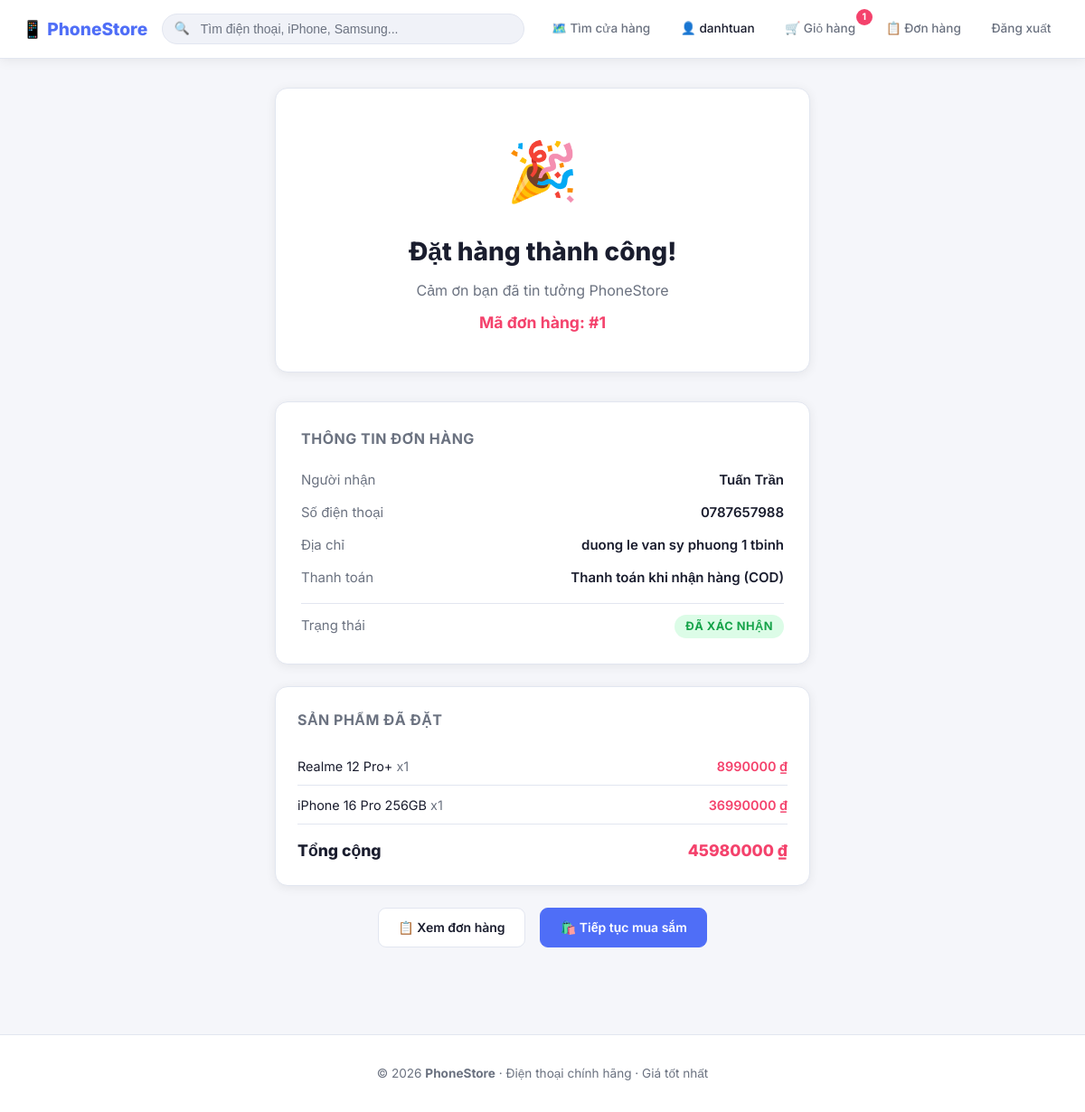
/order/1/result/ (signed in), run on the app's committed database.
### stores/models.py (models this page shows, shortened)
class Order(models.Model):
    STATUS_CHOICES = [
        ('pending', 'Chờ xác nhận'),
        ('confirmed', 'Đã xác nhận'),
        ('shipping', 'Đang giao'),
        ('delivered', 'Đã giao'),
        ('cancelled', 'Đã hủy'),
    ]
    PAYMENT_CHOICES = [
        ('cod', 'Thanh toán khi nhận hàng (COD)'),
        ('bank', 'Chuyển khoản ngân hàng'),
        ('momo', 'Ví MoMo'),
    ]
    user = models.ForeignKey(User, on_delete=models.SET_NULL, null=True, blank=True, verbose_name='Người đặt')
    full_name = models.CharField(max_length=100, verbose_name='Họ và tên')
    phone = models.CharField(max_length=20, verbose_name='Số điện thoại')
    address = models.TextField(verbose_name='Địa chỉ giao hàng')
    note = models.TextField(blank=True, default='', verbose_name='Ghi chú')
    payment_method = models.CharField(max_length=20, choices=PAYMENT_CHOICES, default='cod', verbose_name='Phương thức thanh toán')
    status = models.CharField(max_length=20, choices=STATUS_CHOICES, default='pending', verbose_name='Trạng thái')
    total_amount = models.DecimalField(max_digits=15, decimal_places=0, default=0, verbose_name='Tổng tiền')
    created_at = models.DateTimeField(auto_now_add=True)
    updated_at = models.DateTimeField(auto_now=True)
    class Meta:
        verbose_name = 'Đơn hàng'
        verbose_name_plural = 'Đơn hàng'
        ordering = ['-created_at']

class OrderItem(models.Model):
    order = models.ForeignKey(Order, on_delete=models.CASCADE, related_name='items', verbose_name='Đơn hàng')
    product = models.ForeignKey(PhoneProduct, on_delete=models.SET_NULL, null=True, verbose_name='Sản phẩm')
    product_name = models.CharField(max_length=200, verbose_name='Tên sản phẩm')
    price = models.DecimalField(max_digits=15, decimal_places=0, verbose_name='Giá')
    quantity = models.PositiveIntegerField(default=1, verbose_name='Số lượng')
    class Meta:
        verbose_name = 'Sản phẩm trong đơn'
        verbose_name_plural = 'Sản phẩm trong đơn'
    def get_subtotal(self):
        return self.price * self.quantity

### stores/views.py (the view)
# urls.py: path('order/<int:order_id>/result/', views.payment_result, name='payment_result'),
@login_required
def payment_result(request, order_id):
    order = get_object_or_404(Order, pk=order_id, user=request.user)
    cart_count = get_cart_count(request)
    return render(request, 'stores/payment_result.html', {
        'order': order,
        'cart_count': cart_count,
    })

### stores/models.py (called while the page is built)
    def get_count(self):
        return sum(item.quantity for item in self.items.all())

### stores/views.py (called while the page is built)
def get_cart_count(request):
    if request.user.is_authenticated:
        cart = Cart.objects.filter(user=request.user).first()
        return cart.get_count() if cart else 0
    return 0

### stores/templates/stores/payment_result.html (shortened to what this page needs)
{% extends 'stores/base.html' %}
{% load humanize %}
{% block content %}
<div class="container" style="max-width:640px">
  <div class="card" style="padding:2.5rem;text-align:center;margin-bottom:2rem">
    <div style="font-size:4rem;margin-bottom:1rem">🎉</div>
    <h1 style="font-size:1.75rem;font-weight:800;margin-bottom:.5rem">Đặt hàng thành công!</h1>
    <p style="color:var(--text-muted);margin-bottom:.5rem">Cảm ơn bạn đã tin tưởng PhoneStore</p>
    <p style="color:var(--accent2);font-weight:700;font-size:1.1rem">Mã đơn hàng: #{{ order.id }}</p>
  </div>
  <div class="card" style="padding:1.75rem;margin-bottom:1.5rem">
    <h2 style="font-size:1rem;font-weight:700;margin-bottom:1.25rem;color:var(--text-muted);text-transform:uppercase;letter-spacing:.5px">Thông tin đơn hàng</h2>
    <div style="display:grid;gap:.75rem;font-size:.9375rem">
      <div style="display:flex;justify-content:space-between">
        <span style="color:var(--text-muted)">Người nhận</span><span style="font-weight:600">{{ order.full_name }}</span>
      </div>
      <div style="display:flex;justify-content:space-between">
        <span style="color:var(--text-muted)">Số điện thoại</span><span style="font-weight:600">{{ order.phone }}</span>
      </div>
      <div style="display:flex;justify-content:space-between;gap:1rem">
        <span style="color:var(--text-muted);flex-shrink:0">Địa chỉ</span><span style="font-weight:600;text-align:right">{{ order.address }}</span>
      </div>
      <div style="display:flex;justify-content:space-between">
        <span style="color:var(--text-muted)">Thanh toán</span><span style="font-weight:600">{{ order.get_payment_method_display }}</span>
      </div>
      <div style="display:flex;justify-content:space-between;border-top:1px solid var(--border);padding-top:.75rem;margin-top:.25rem">
        <span style="color:var(--text-muted)">Trạng thái</span>
        <span class="status-badge status-in_stock" style="font-size:.8rem">{{ order.get_status_display }}</span>
      </div>
    </div>
  </div>
  <div class="card" style="padding:1.5rem;margin-bottom:1.5rem">
    <h2 style="font-size:1rem;font-weight:700;margin-bottom:1rem;color:var(--text-muted);text-transform:uppercase;letter-spacing:.5px">Sản phẩm đã đặt</h2>
    {% for item in order.items.all %}
    <div style="display:flex;justify-content:space-between;padding:.6rem 0;border-bottom:1px solid var(--border);font-size:.9rem">
      <span>{{ item.product_name }} <span style="color:var(--text-muted)">x{{ item.quantity }}</span></span>
      <span style="font-weight:600;color:var(--accent2)">{{ item.get_subtotal|intcomma }} ₫</span>
    </div>
    {% endfor %}
    <div style="display:flex;justify-content:space-between;font-weight:800;font-size:1.1rem;padding-top:.9rem">
      <span>Tổng cộng</span>
      <span style="color:var(--accent2)">{{ order.total_amount|intcomma }} ₫</span>
    </div>
  </div>
  <div style="display:flex;gap:1rem;justify-content:center">
    <a href="/my-orders/" class="btn btn-secondary">📋 Xem đơn hàng</a>
    <a href="/" class="btn btn-primary">🛍️ Tiếp tục mua sắm</a>
  </div>
</div>
{% endblock %}

### stores/templates/stores/base.html (shortened to what this page needs)
<!DOCTYPE html>
<html lang="vi">
<head>
</head>
<body>
<nav class="navbar">
  <div class="nav-inner">
    <a href="/" class="nav-brand">📱 PhoneStore</a>
    <form class="nav-search" action="/search/" method="get">
      <span class="search-icon">🔍</span>
      <input type="text" name="q" placeholder="Tìm điện thoại, iPhone, Samsung..." value="{{ request.GET.q }}" />
    </form>
    <div class="nav-links">
      <a href="/find/" class="nav-link">🗺️ Tìm cửa hàng</a>
      {% if user.is_authenticated %}
        <span class="nav-link" style="cursor:default;color:var(--text)">👤 {{ user.username }}</span>
        <div class="cart-wrap">
          <a href="/cart/" class="nav-link">🛒 Giỏ hàng
            {% if cart_count %}<span class="cart-badge-dot">{{ cart_count }}</span>{% endif %}
          </a>
        </div>
        <a href="/my-orders/" class="nav-link">📋 Đơn hàng</a>
        <a href="/logout/" class="nav-link">Đăng xuất</a>
      {% else %}
        <a href="/login/" class="nav-link">Đăng nhập</a>
        <a href="/register/" class="nav-link btn-accent">Đăng ký</a>
      {% endif %}
    </div>
  </div>
</nav>
{% block content %}{% endblock %}
<footer class="footer">
  <p>© 2026 <strong>PhoneStore</strong> · Điện thoại chính hãng · Giá tốt nhất</p>
</footer>
</body>
</html>

### stores/templates/stores/base.html (style rules this page uses)
:root { --bg: #f5f6fa; --surface: #ffffff; --surface2: #f0f2f8; --border: #e2e6f0; --accent: #4f6ef7; --accent-light: rgba(79,110,247,.10); --accent2: #f4426c; --text: #1a1d2e; --text-muted: #6b7280; --success: #16a34a; --warning: #d97706; --danger: #dc2626; --info: #0284c7; --shadow: 0 2px 12px rgba(0,0,0,.07); --shadow-md: 0 6px 24px rgba(0,0,0,.10); --radius: 14px; }
*,*::before,*::after { box-sizing:border-box;margin:0;padding:0 }
html { scroll-behavior:smooth }
body { background:var(--bg);color:var(--text);font-family:'Inter',sans-serif;min-height:100vh;line-height:1.6 }
a { color:var(--accent);text-decoration:none;transition:color .2s }
.navbar { background:#fff;border-bottom:1px solid var(--border);position:sticky;top:0;z-index:100; padding:0 1.5rem;box-shadow:var(--shadow) }
.nav-inner { max-width:1200px;margin:0 auto;display:flex;align-items:center;gap:1rem;height:64px }
.nav-brand { font-size:1.2rem;font-weight:800;color:var(--accent);display:flex;align-items:center;gap:.4rem }
.nav-search { flex:1;max-width:420px;position:relative }
.nav-search input { width:100%;padding:.5rem 1rem .5rem 2.6rem;background:var(--surface2); border:1.5px solid var(--border);border-radius:50px;color:var(--text);font-size:.875rem; outline:none;transition:border-color .2s,box-shadow .2s }
.nav-search input::placeholder { color:var(--text-muted) }
.nav-search .search-icon { position:absolute;left:.85rem;top:50%;transform:translateY(-50%);color:var(--text-muted);font-size:.85rem }
.nav-links { display:flex;align-items:center;gap:.4rem;margin-left:auto }
.nav-link { padding:.4rem .85rem;border-radius:8px;font-size:.85rem;font-weight:500;color:var(--text-muted);transition:all .2s;white-space:nowrap }
.cart-wrap { position:relative;display:inline-flex }
.cart-badge-dot { position:absolute;top:-5px;right:-5px;background:var(--accent2);color:#fff; font-size:.65rem;font-weight:700;border-radius:50px;padding:.05rem .4rem;min-width:18px;text-align:center }
.container { max-width:1200px;margin:0 auto;padding:2rem 1.5rem }
.card { background:var(--surface);border:1px solid var(--border);border-radius:var(--radius); overflow:hidden;transition:transform .25s,box-shadow .25s;box-shadow:var(--shadow) }
.btn { display:inline-flex;align-items:center;gap:.45rem;padding:.6rem 1.35rem;border-radius:9px; font-weight:600;font-size:.875rem;cursor:pointer;border:1.5px solid transparent;transition:all .2s;text-decoration:none }
.btn-primary { background:var(--accent);color:#fff;border-color:var(--accent) }
.btn-secondary { background:#fff;color:var(--text);border-color:var(--border) }
.status-badge { display:inline-block;padding:.2rem .75rem;border-radius:50px;font-size:.75rem;font-weight:700;text-transform:uppercase;letter-spacing:.5px }
.status-in_stock { background:#dcfce7;color:var(--success) }
.footer { border-top:1px solid var(--border);background:#fff;padding:2rem 1.5rem; text-align:center;color:var(--text-muted);font-size:.85rem;margin-top:4rem }

### data on the page
Order: id "1", full_name "Tuấn Trần", phone "0787657988", address "duong le van sy phuong 1 tbinh", payment_method "Thanh toán khi nhận hàng (COD)", status "ĐÃ XÁC NHẬN", total_amount "45980000"
OrderItem: product_name "Realme 12 Pro+", quantity "1", get_subtotal "8990000"
OrderItem: product_name "iPhone 16 Pro 256GB", quantity "1", get_subtotal "36990000"

### other printed values
{{ user.username }} "danhtuan"
{{ cart_count }} "1"
